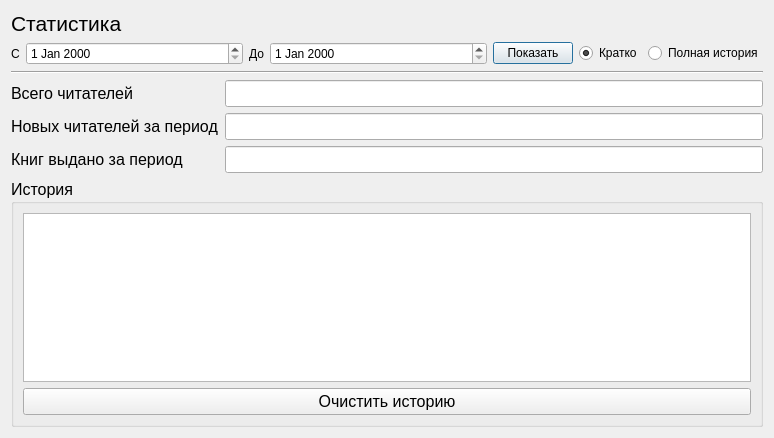
<?xml version="1.0" encoding="UTF-8"?>
<ui version="4.0">
 <class>StatisticDialog</class>
 <widget class="QDialog" name="StatisticDialog">
  <property name="geometry">
   <rect>
    <x>0</x>
    <y>0</y>
    <width>774</width>
    <height>438</height>
   </rect>
  </property>
  <property name="windowTitle">
   <string>Dialog</string>
  </property>
  <layout class="QVBoxLayout" name="verticalLayout">
   <item>
    <widget class="QLabel" name="label_3">
     <property name="font">
      <font>
       <pointsize>16</pointsize>
      </font>
     </property>
     <property name="text">
      <string>Статистика</string>
     </property>
    </widget>
   </item>
   <item>
    <layout class="QHBoxLayout" name="horizontalLayout">
     <item>
      <widget class="QLabel" name="label">
       <property name="sizePolicy">
        <sizepolicy hsizetype="Minimum" vsizetype="Preferred">
         <horstretch>0</horstretch>
         <verstretch>0</verstretch>
        </sizepolicy>
       </property>
       <property name="text">
        <string>С</string>
       </property>
      </widget>
     </item>
     <item>
      <widget class="QDateEdit" name="startDate">
       <property name="sizePolicy">
        <sizepolicy hsizetype="MinimumExpanding" vsizetype="Fixed">
         <horstretch>0</horstretch>
         <verstretch>0</verstretch>
        </sizepolicy>
       </property>
      </widget>
     </item>
     <item>
      <widget class="QLabel" name="label_2">
       <property name="sizePolicy">
        <sizepolicy hsizetype="Minimum" vsizetype="Preferred">
         <horstretch>0</horstretch>
         <verstretch>0</verstretch>
        </sizepolicy>
       </property>
       <property name="text">
        <string>До</string>
       </property>
      </widget>
     </item>
     <item>
      <widget class="QDateEdit" name="endDate">
       <property name="sizePolicy">
        <sizepolicy hsizetype="MinimumExpanding" vsizetype="Fixed">
         <horstretch>0</horstretch>
         <verstretch>0</verstretch>
        </sizepolicy>
       </property>
      </widget>
     </item>
     <item>
      <widget class="QPushButton" name="showStatButton">
       <property name="sizePolicy">
        <sizepolicy hsizetype="Preferred" vsizetype="Fixed">
         <horstretch>0</horstretch>
         <verstretch>0</verstretch>
        </sizepolicy>
       </property>
       <property name="text">
        <string>Показать</string>
       </property>
      </widget>
     </item>
     <item>
      <widget class="QRadioButton" name="briefRadioButton">
       <property name="text">
        <string>Кратко</string>
       </property>
       <property name="checked">
        <bool>true</bool>
       </property>
      </widget>
     </item>
     <item>
      <widget class="QRadioButton" name="fullRadioButton">
       <property name="text">
        <string>Полная история</string>
       </property>
      </widget>
     </item>
    </layout>
   </item>
   <item>
    <widget class="Line" name="line">
     <property name="orientation">
      <enum>Qt::Horizontal</enum>
     </property>
    </widget>
   </item>
   <item>
    <layout class="QFormLayout" name="formLayout">
     <item row="0" column="0">
      <widget class="QLabel" name="label_4">
       <property name="font">
        <font>
         <pointsize>12</pointsize>
        </font>
       </property>
       <property name="text">
        <string>Всего читателей</string>
       </property>
      </widget>
     </item>
     <item row="0" column="1">
      <widget class="QLineEdit" name="readerCount">
       <property name="font">
        <font>
         <pointsize>12</pointsize>
        </font>
       </property>
       <property name="readOnly">
        <bool>true</bool>
       </property>
      </widget>
     </item>
     <item row="1" column="0">
      <widget class="QLabel" name="label_5">
       <property name="font">
        <font>
         <pointsize>12</pointsize>
        </font>
       </property>
       <property name="text">
        <string>Новых читателей за период</string>
       </property>
      </widget>
     </item>
     <item row="1" column="1">
      <widget class="QLineEdit" name="newReaderCount">
       <property name="font">
        <font>
         <pointsize>12</pointsize>
        </font>
       </property>
       <property name="readOnly">
        <bool>true</bool>
       </property>
      </widget>
     </item>
     <item row="2" column="0">
      <widget class="QLabel" name="label_6">
       <property name="font">
        <font>
         <pointsize>12</pointsize>
        </font>
       </property>
       <property name="text">
        <string>Книг выдано за период</string>
       </property>
      </widget>
     </item>
     <item row="2" column="1">
      <widget class="QLineEdit" name="bookCount">
       <property name="font">
        <font>
         <pointsize>12</pointsize>
        </font>
       </property>
       <property name="readOnly">
        <bool>true</bool>
       </property>
      </widget>
     </item>
    </layout>
   </item>
   <item>
    <widget class="QGroupBox" name="groupBox">
     <property name="font">
      <font>
       <pointsize>12</pointsize>
      </font>
     </property>
     <property name="title">
      <string>История</string>
     </property>
     <layout class="QVBoxLayout" name="verticalLayout_2">
      <item>
       <widget class="QTableView" name="fullStatTable"/>
      </item>
      <item>
       <widget class="QPushButton" name="clearStatButton">
        <property name="text">
         <string>Очистить историю</string>
        </property>
       </widget>
      </item>
     </layout>
    </widget>
   </item>
  </layout>
 </widget>
 <resources/>
 <connections/>
</ui>
